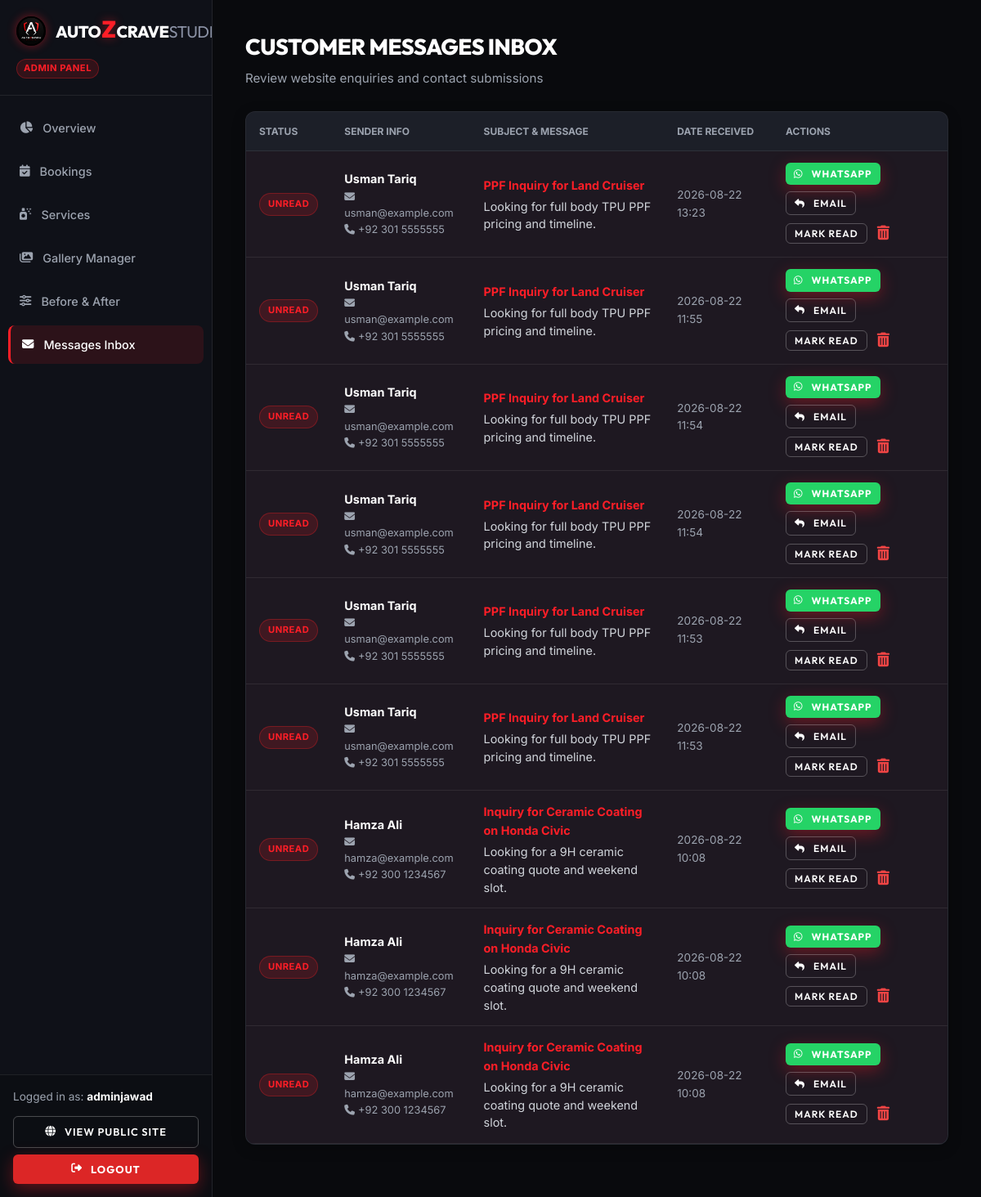
The page /admin/messages (signed in) on the database as committed earlier.
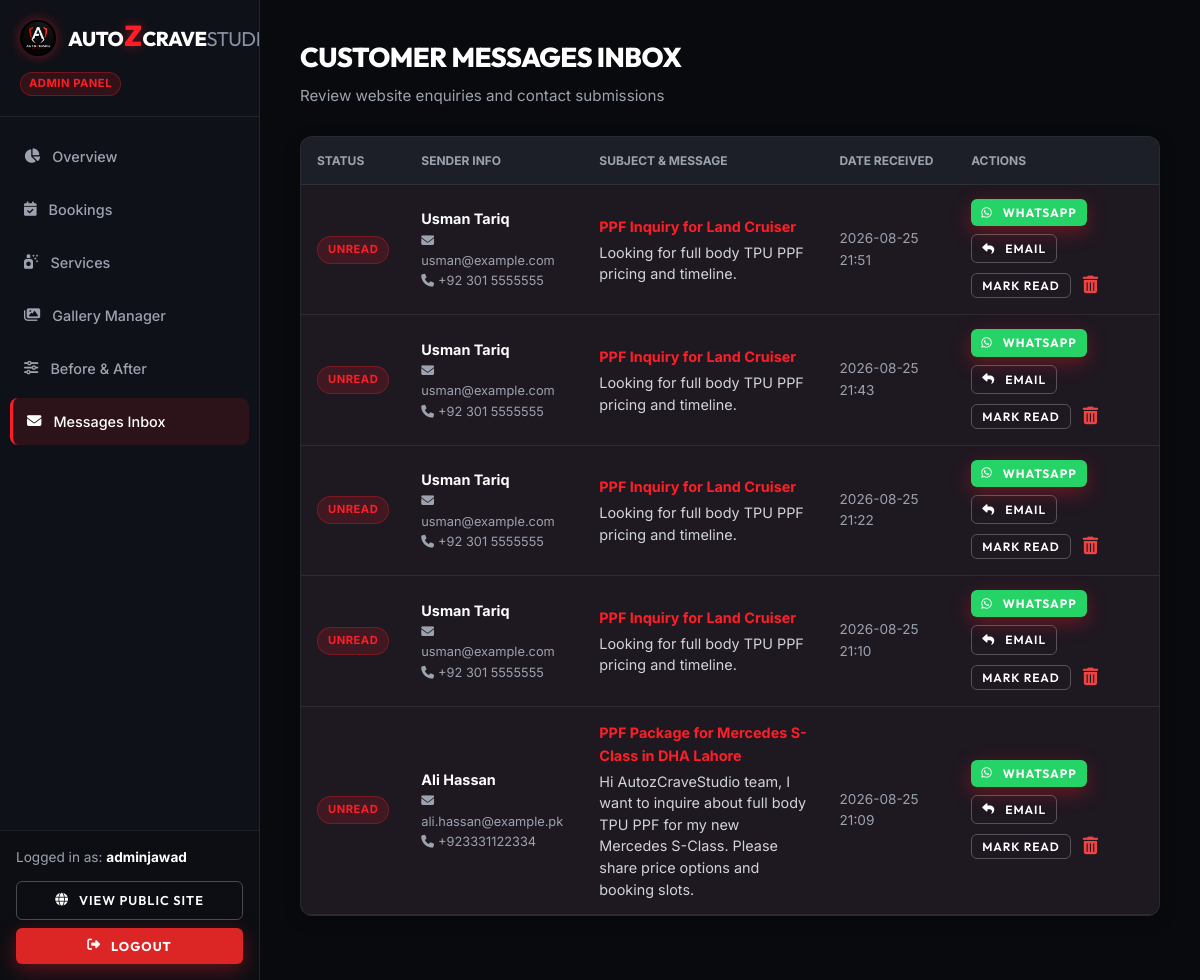
The same page on the database as committed later.
### models/contact.py (models this page shows, shortened)
class ContactMessage(db.Model):
    __tablename__ = 'contact_messages'
    id = db.Column(db.Integer, primary_key=True)
    name = db.Column(db.String(100), nullable=False)
    email = db.Column(db.String(120), nullable=False)
    phone = db.Column(db.String(30), nullable=True)
    subject = db.Column(db.String(150), nullable=False)
    message = db.Column(db.Text, nullable=False)
    status = db.Column(db.String(20), default='Unread', nullable=False)  # Unread, Read
    created_at = db.Column(db.DateTime, default=datetime.utcnow)

### routes/admin.py (the view)
@admin_bp.route('/messages')
@admin_required
def messages():
    messages_list = ContactMessage.query.order_by(ContactMessage.created_at.desc()).all()
    return render_template('admin/messages.html', messages=messages_list)

### models/user.py (called while the page is built)
    def is_admin(self):
        return self.role == 'admin'

### routes/admin.py (called while the page is built)
def admin_required(f):
    @wraps(f)
    @login_required
    def decorated_function(*args, **kwargs):
        if not current_user.is_admin():
            flash('Admin authorization required.', 'error')
            return redirect(url_for('auth.login'))
        return f(*args, **kwargs)
    return decorated_function

### templates/admin/messages.html (shortened to what the changed rows need)
{% extends "admin/base_admin.html" %}
{% block content %}
<div class="admin-header">
    <div>
        <h1 class="admin-page-title">CUSTOMER MESSAGES INBOX</h1>
    </div>
</div>
<div class="admin-table-container">
    <table class="admin-table">
        <thead>
            <tr>
                <th>STATUS</th>
                <th>SENDER INFO</th>
                <th>SUBJECT & MESSAGE</th>
                <th>DATE RECEIVED</th>
                <th>ACTIONS</th>
            </tr>
        </thead>
        <tbody>
            {% for m in messages %}
            <tr style="{% if m.status == 'Unread' %}background: rgba(255, 30, 39, 0.04);{% endif %}">
                <td>
                    {% if m.status == 'Unread' %}
                    <span class="badge badge-cancelled">Unread</span>
                    {% else %}
                    <span class="badge badge-completed">Read</span>
                    {% endif %}
                </td>
                <td>
                    <strong style="color: #fff; display: block;">{{ m.name }}</strong>
                    <div style="font-size: 0.8rem; color: var(--admin-muted);">
                        <i class="fa-solid fa-envelope" style="margin-right: 4px;"></i>{{ m.email }}<br>
                        {% if m.phone %}<i class="fa-solid fa-phone" style="margin-right: 4px;"></i>{{ m.phone }}{% endif %}
                    </div>
                </td>
                <td>
                    <strong style="color: var(--admin-red); display: block; margin-bottom: 4px;">{{ m.subject }}</strong>
                    <p style="font-size: 0.9rem; color: #d1d5db; line-height: 1.5; max-width: 460px;">
                        {{ m.message }}
                    </p>
                </td>
                <td style="font-size: 0.85rem; color: var(--admin-muted);">
                    {{ m.created_at.strftime('%Y-%m-%d %H:%M') }}
                </td>
                <td>
                    <div style="display: flex; align-items: center; gap: 8px; flex-wrap: wrap;">
                        {% if m.phone %}
                        <a href="https://wa.me/{{ m.phone | replace('+', '') | replace(' ', '') | replace('-', '') }}?text=Hi%20{{ m.name | urlencode }},%20thank%20you%20for%20contacting%20AutozCraveStudio%20regarding:%20{{ m.subject | urlencode }}." target="_blank" class="btn-primary" style="background:#25d366; padding: 4px 10px; font-size: 0.75rem; border:none;" title="Reply on WhatsApp">
                            <i class="fa-brands fa-whatsapp"></i> WhatsApp
                        </a>
                        {% endif %}
                        <a href="mailto:{{ m.email }}?subject=Re:%20{{ m.subject | urlencode }}%20-%20AutozCraveStudio" class="btn-outline" style="padding: 4px 10px; font-size: 0.75rem;" title="Reply by Email">
                            <i class="fa-solid fa-reply"></i> Email
                        </a>
                        <form action="{{ url_for('admin.toggle_message_read', msg_id=m.id) }}" method="POST" style="display:inline;">
                            <button type="submit" class="btn-outline" style="padding: 4px 10px; font-size: 0.75rem;">
                                Mark {% if m.status == 'Unread' %}Read{% else %}Unread{% endif %}
                            </button>
                        </form>
                        <form action="{{ url_for('admin.delete_message', msg_id=m.id) }}" method="POST" onsubmit="return confirm('Delete message from {{ m.name }}?');" style="display:inline;">
                            <button type="submit" style="background: none; border: none; color: #ef4444; cursor: pointer; font-size: 1.1rem; padding: 4px;" title="Delete Message">
                                <i class="fa-solid fa-trash-can"></i>
                            </button>
                        </form>
                    </div>
                </td>
            </tr>
            {% else %}
            <tr>
                <td colspan="5" style="text-align: center; color: var(--admin-muted); padding: 40px;">No contact messages received yet.</td>
            </tr>
            {% endfor %}
        </tbody>
    </table>
</div>
{% endblock %}

Rows that differ between the two databases and show on the page:
removed ContactMessage: status "UNREAD", name "Usman Tariq", email "usman@example.com", phone "+92 301 5555555", subject "PPF Inquiry for Land Cruiser", message "Looking for full body TPU PPF pricing and timeline.", created_at "2026-08-22 13:23"
removed ContactMessage: status "UNREAD", name "Usman Tariq", email "usman@example.com", phone "+92 301 5555555", subject "PPF Inquiry for Land Cruiser", message "Looking for full body TPU PPF pricing and timeline.", created_at "2026-08-22 11:55"
removed ContactMessage: status "UNREAD", name "Usman Tariq", email "usman@example.com", phone "+92 301 5555555", subject "PPF Inquiry for Land Cruiser", message "Looking for full body TPU PPF pricing and timeline.", created_at "2026-08-22 11:54"
removed ContactMessage: status "UNREAD", name "Usman Tariq", email "usman@example.com", phone "+92 301 5555555", subject "PPF Inquiry for Land Cruiser", message "Looking for full body TPU PPF pricing and timeline.", created_at "2026-08-22 11:54"
removed ContactMessage: status "UNREAD", name "Hamza Ali", email "hamza@example.com", phone "+92 300 1234567", subject "Inquiry for Ceramic Coating on Honda Civic", message "Looking for a 9H ceramic coating quote and weekend slot.", created_at "2026-08-22 10:08"
removed ContactMessage: status "UNREAD", name "Hamza Ali", email "hamza@example.com", phone "+92 300 1234567", subject "Inquiry for Ceramic Coating on Honda Civic", message "Looking for a 9H ceramic coating quote and weekend slot.", created_at "2026-08-22 10:08"
removed ContactMessage: status "UNREAD", name "Hamza Ali", email "hamza@example.com", phone "+92 300 1234567", subject "Inquiry for Ceramic Coating on Honda Civic", message "Looking for a 9H ceramic coating quote and weekend slot.", created_at "2026-08-22 10:08"
changed ContactMessage (number 1 of 5 on the later page): created_at "2026-08-22 11:53" → "2026-08-25 21:51"
changed ContactMessage (number 2 of 5 on the later page): created_at "2026-08-22 11:53" → "2026-08-25 21:43"
added ContactMessage: status "UNREAD", name "Usman Tariq", email "usman@example.com", phone "+92 301 5555555", subject "PPF Inquiry for Land Cruiser", message "Looking for full body TPU PPF pricing and timeline.", created_at "2026-08-25 21:22"
added ContactMessage: status "UNREAD", name "Usman Tariq", email "usman@example.com", phone "+92 301 5555555", subject "PPF Inquiry for Land Cruiser", message "Looking for full body TPU PPF pricing and timeline.", created_at "2026-08-25 21:10"
added ContactMessage: status "UNREAD", name "Ali Hassan", email "ali.hassan@example.pk", phone "+923331122334", subject "PPF Package for Mercedes S-Class in DHA Lahore", message "Hi AutozCraveStudio team, I want to inquire about full body TPU PPF for my new Mercedes S-Class. Please share price options and booking slots.", created_at "2026-08-25 21:09"
